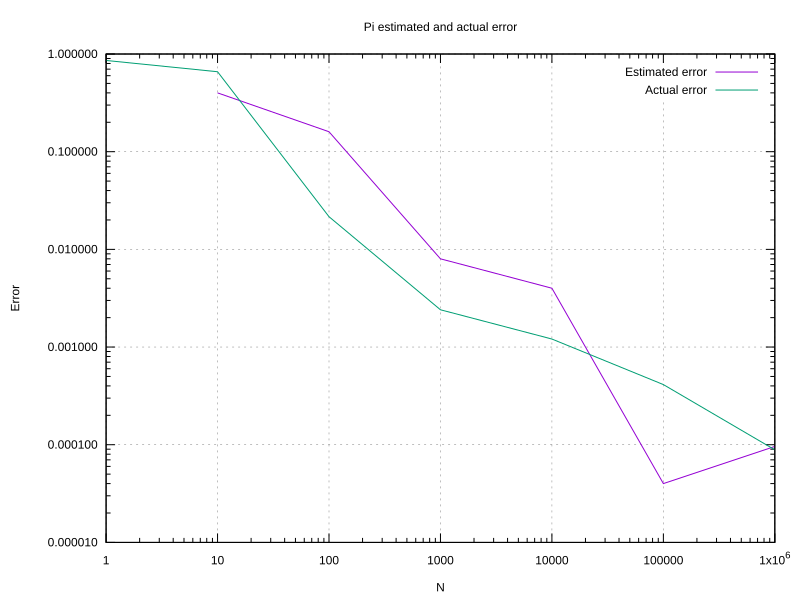

Source code (gnuplot):
# quasi_pi.gp
set terminal svg size 800,600
set output "quasi_pi.svg"

set title "Pi estimated and actual error"
set xlabel "N"
set ylabel "Error"
set key top right
set logscale x
set logscale y
set grid

plot "pi_results_quasi.txt" using 1:3 with lines title "Estimated error", \
     "pi_results_quasi.txt" using 1:4 with lines title "Actual error"